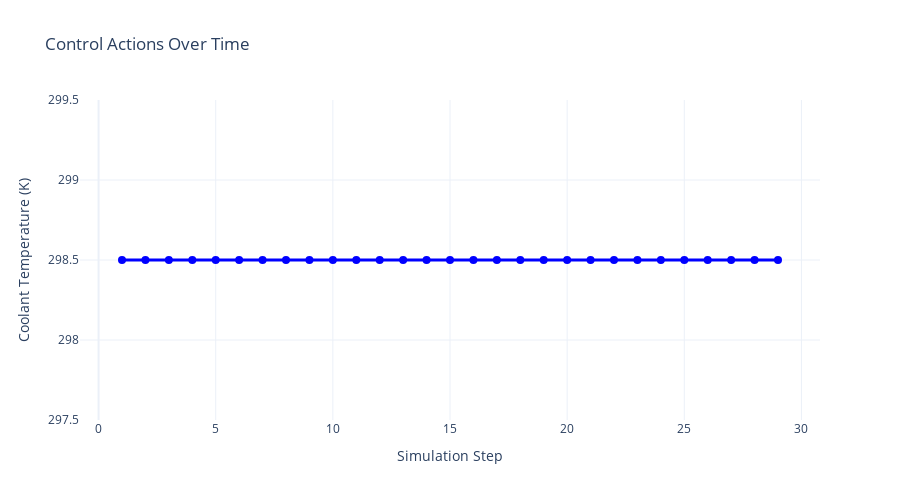

The notebook cell this image was saved under:
### Code cell
# Create all four plots
plot_control_actions(denorm_actions)

### Figure 1 — Plotly figure (JSON) as saved in the notebook; plotly's stock layout.template omitted (floating-point values rounded to 4 significant figures)
{"data": [{"line": {"color": "blue", "width": 3}, "marker": {"size": 8, "symbol": "circle"}, "mode": "lines+markers", "name": "Tc (Coolant Temperature)", "type": "scatter", "x": [1, 2, 3, 4, 5, 6, 7, 8, 9, 10, 11, 12, 13, 14, 15, 16, 17, 18, 19, 20, 21, 22, 23, 24, 25, 26, 27, 28, 29], "y": [298.5, 298.5, 298.5, 298.5, 298.5, 298.5, 298.5, 298.5, 298.5, 298.5, 298.5, 298.5, 298.5, 298.5, 298.5, 298.5, 298.5, 298.5, 298.5, 298.5, 298.5, 298.5, 298.5, 298.5, 298.5, 298.5, 298.5, 298.5, 298.5]}], "layout": {"height": 500, "title": {"text": "Control Actions Over Time"}, "xaxis": {"title": {"text": "Simulation Step"}}, "yaxis": {"title": {"text": "Coolant Temperature (K)"}}}}
